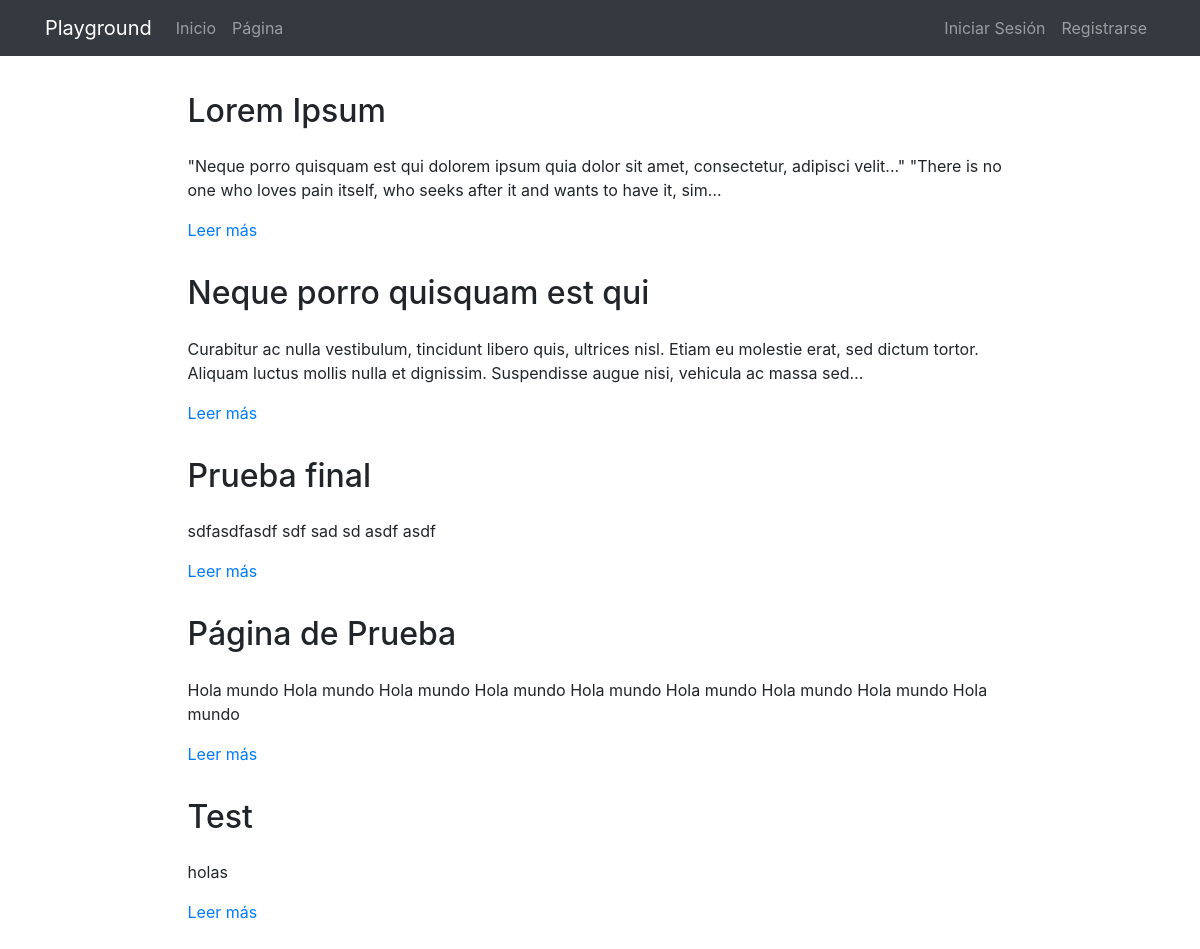
Page /pages/ on the earlier database version.
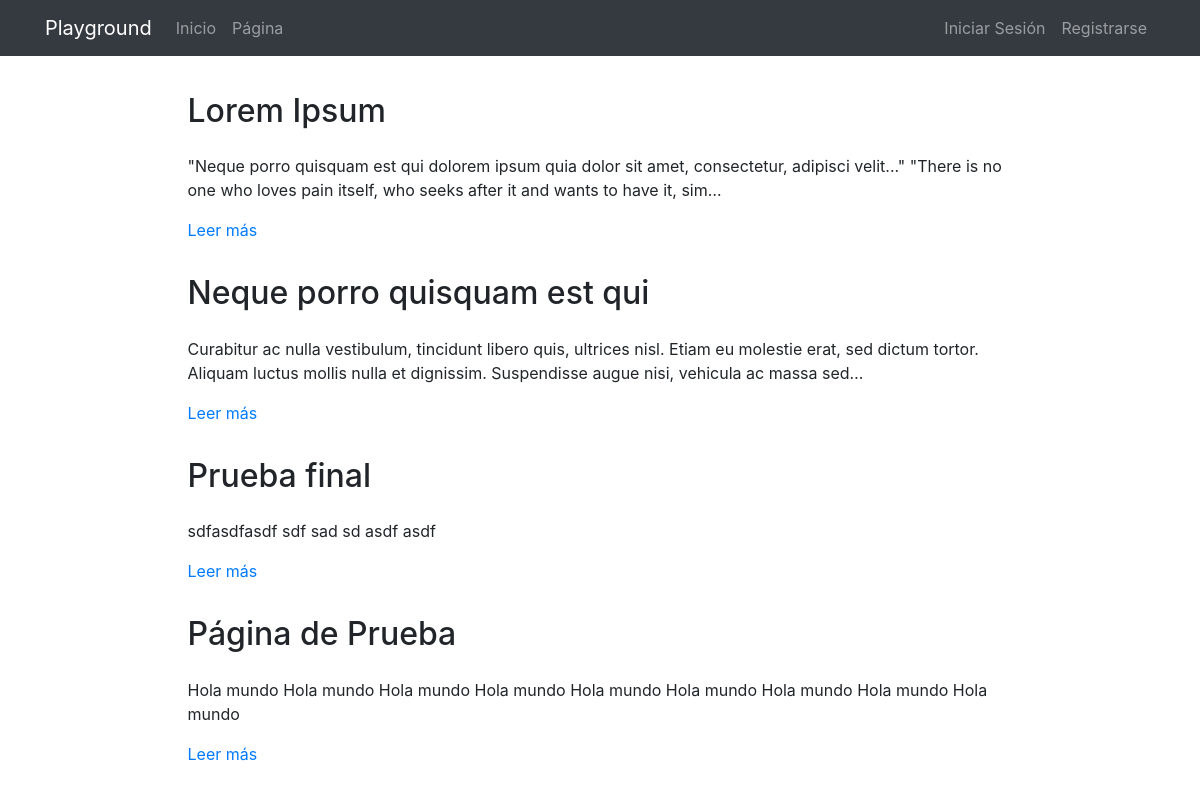
Same page on the later database version.
### pages/models.py (models this page shows, shortened)
class Page(models.Model):
    title = models.CharField(verbose_name="Título", max_length=200)
    content = RichTextField(verbose_name="Contenido")
    order = models.SmallIntegerField(verbose_name="Orden", default=0)
    created = models.DateTimeField(auto_now_add=True, verbose_name="Fecha de creación")
    updated = models.DateTimeField(auto_now=True, verbose_name="Fecha de edición")
    class Meta:
        verbose_name = "página"
        verbose_name_plural = "páginas"
        ordering = ['order', 'title']

### pages/views.py (the view)
# urls.py: path('', PageListView.as_view(), name='pages'),
class PageListView(ListView):
    model = Page
    paginate_by = 100

### pages/templates/pages/page_list.html (shortened to what this page needs)
{% extends 'core/base.html' %}
{% load static %}
{% block content %}
<main role="main">
  <div class="container mb-4">
    {% for page in page_list %}
      <div class="row mt-3">
        <div class="col-md-9 mx-auto">
          <h2 class="mb-4">{{page.title}}</h2>
          <div>
            <p>{{page.content|striptags|safe|truncatechars:"200"}}</p>
            <p><a href="{% url 'pages:page' page.id page.title|slugify %}">Leer más</a>
            </p>
          </div>
        </div>
      </div>
    {% endfor %}
  </div>
</main>
{% endblock %}

### core/templates/core/base.html (shortened to what this page needs)
<!DOCTYPE html>
<html lang="es">
  <head>
    {% load static %}
    <link href="{% static 'core/vendor/bootstrap/css/bootstrap.min.css' %}" rel="stylesheet">
    <link href="{% static 'core/vendor/font-awesome/css/font-awesome.min.css' %}" rel="stylesheet" type="text/css">
    <link href="{% static 'core/css/main.css' %}" rel="stylesheet">
  </head>
  <body>
    <body>
      <nav class="navbar navbar-expand-lg navbar-dark bg-dark">
        <div class="container">
          <a class="navbar-brand" href="{% url 'home' %}">Playground</a>
          <div class="collapse navbar-collapse" id="ned">
            <ul class="navbar-nav mr-auto">
              <li class="nav-item">
                <a class="nav-link" href="{% url 'home' %}">Inicio</a>
              </li>
              <li class="nav-item">
                <a class="nav-link" href="{% url 'pages:pages' %}">Página</a>
              </li>
            </ul>
            <ul class="navbar-nav">
            {% if not request.user.is_authenticated %}
              <li class="nav-item">
                <a class="nav-link" href="{% url 'login' %}">Iniciar Sesión</a>
              </li>
                <li class="nav-item">
                <a class="nav-link" href="{% url 'signup' %}">Registrarse</a>
              </li>
            {% else %}
                <li class="nav-item">
                    <a class="nav-link" href="{% url 'logout' %}">Cerrar Sesión</a>
                </li>
            {% endif %}
            </ul>
          </div>
        </div>
      </nav>
      {% block content %}{% endblock %}
  </body>
</html>

### core/static/core/css/main.css (style rules this page uses)
main { padding-top: 20px; }
:root { --jumbotron-padding-y: 3rem; }

Differences in the rows shown:
removed Page: title "Test", content "holas"
